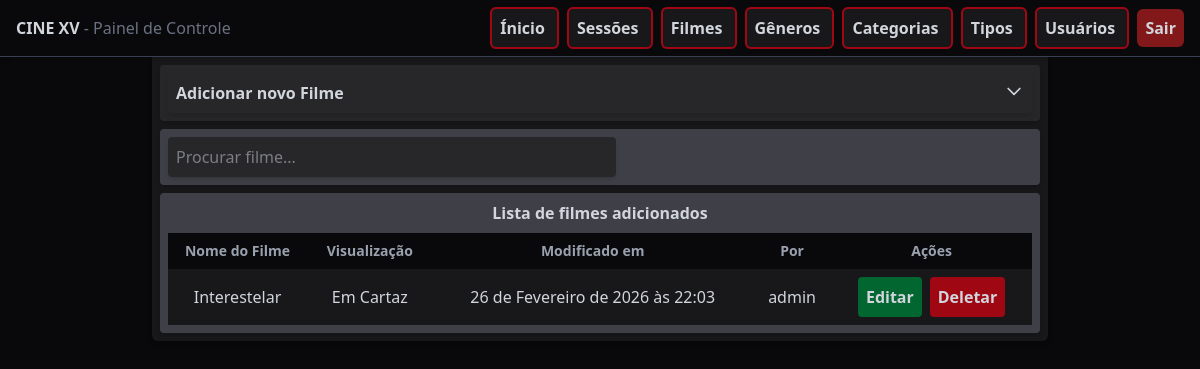
The page /films/ (signed in) on the database as committed earlier.
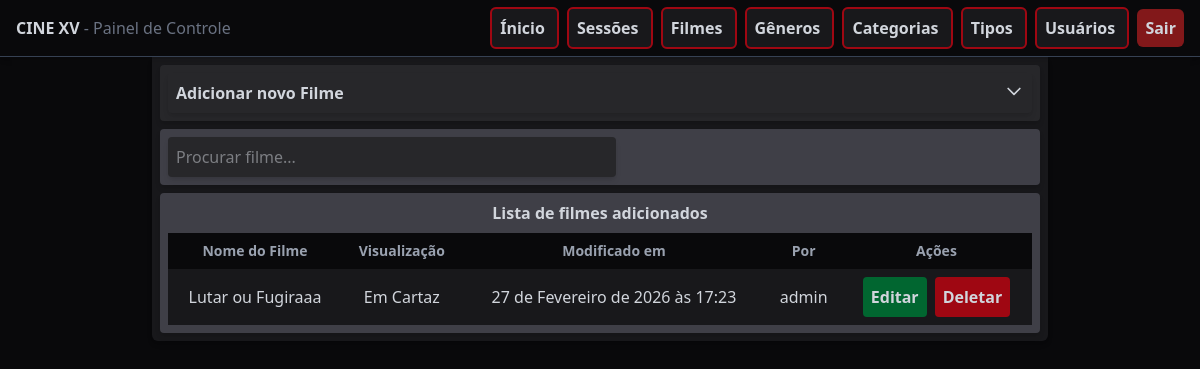
The same page on the database as committed later.
### api/models.py (models this page shows, shortened)
class FilmCard(models.Model):
    DISPLAY_CHOICES = [
        ('on_display', "Em Cartaz"),
        ('shortly', "Em Breve")
    ]
    AGE_CHOICES = [
        ('livre', "Livre"),
        ('10', "10 Anos"),
        ('12', "12 Anos"),
        ('14', "14 Anos"),
        ('16', "16 Anos"),
        ('18', "18 Anos")
    ]
    name = models.CharField(max_length=200, unique=True)
    film_genre = models.ManyToManyField(FilmGenre, related_name='films')
    description = models.TextField()
    duration = models.PositiveIntegerField()
    director = models.CharField(max_length=200)
    movie_cast = models.TextField()
    age_rating = models.CharField(choices=AGE_CHOICES, default='livre')
    display = models.CharField(choices=DISPLAY_CHOICES, default='on_display')
    thumb_image = models.FileField(upload_to='thumbs/')
    ticket_url = models.URLField()
    modified_by = models.ForeignKey(User, on_delete=models.SET_NULL, null=True, related_name='mod_films')
    modified_at = models.DateTimeField(auto_now_add=True)

### control/models.py (models this page shows, shortened)
class CustomUser(AbstractBaseUser, PermissionsMixin):
    username = models.CharField(max_length=200, unique=True)
    is_active = models.BooleanField(default=False)
    is_admin = models.BooleanField(default=False)
    objects = CustomUserManager()
    USERNAME_FIELD = 'username'
    REQUIRED_FIELDS = []
    def __str__(self):
        return self.username

### control/views.py (the view, shortened to what this page needs)
# urls.py: path('films/', views.films, name='films'),
@login_required(login_url='user-login')
def films(request):
    form = AddFilmCardForm()
    films = FilmCard.objects.all()
    context = {
        'form': form,
        'films': films
    }
    return render(request, 'film/films.html', context)

### api/models.py (called while the page is built)
    def __str__(self):
        return self.name

### control/templates/film/films.html (shortened to what this page needs)
{% extends 'base.html' %}
{% block content %}
<div class="w-4xl bg-zinc-900 mx-auto p-2 rounded-b-md space-y-2 shadow-md">
    <div class="bg-zinc-800 flex flex-col gap-2 text-center items-center rounded-sm p-2 shadow-md">
        <button onclick="toggleAccordion('form_div')" class="w-full flex justify-between hover:bg-zinc-700 cursor-pointer p-2 rounded-sm shadow-md">
            <span>
                <h1 class="font-semibold">Adicionar novo Filme</h1>
            </span>
            <svg id="icon-form_div" fill="none" stroke="currentColor" viewBox="0 0 24 24"
                class="w-5 h-5 transition-transform duration-300 transform"
            >
                <path stroke-linecap="round" stroke-linejoin="round" stroke-width="2" d="M19 9l-7 7-7-7"/>
            </svg>
        </button>
    </div>
    <div id="list_div">
        <div class="bg-zinc-700 flex flex-col gap-2 text-center rounded-sm p-2 shadow-md">
            <input id="search-files" type="search" placeholder="Procurar filme..." class="w-full max-w-md bg-zinc-800 hover:bg-zinc-600 transition rounded-sm p-2 shadow-md">
        </div>
        <div class="bg-zinc-700 flex flex-col mt-2 gap-2 text-center items-center rounded-sm p-2 shadow-md">
            <h1 class="font-semibold">Lista de filmes adicionados</h1>
            <table class="w-full text-center">
                <thead>
                    <tr class="bg-zinc-950 font-semibold text-sm text-gray-400">
                        <th class="p-1">Nome do Filme</th>
                        <th class="p-2">Visualização</th>
                        <th class="p-2">Modificado em</th>
                        <th class="p-2">Por</th>
                        <th class="p-2">Ações</th>
                    </tr>
                </thead>
                <tbody>
                    {% for film in films %}
                    <tr class="bg-zinc-900 hover:bg-zinc-800 transition cursor-pointer">
                        <td class="p-2">{{ film.name }}</td>
                        <td class="p-2">{{ film.get_display_display  }}</td>
                        <td class="p-2">{{ film.modified_at }}</td>
                        <td class="p-2">{{ film.modified_by }}</td>
                        <td class="p-2 flex flex-row justify-center items-center gap-2">
                            <a href="{% url 'film-edit' film.id %}" class="bg-green-800 hover:bg-green-600 p-2 rounded-sm cursor-pointer transition font-semibold">
                                Editar
                            </a>
                            <form method="POST">
                                <button name="form_type" value="delete_form" class="bg-red-800 hover:bg-red-600 p-2 rounded-sm cursor-pointer transition font-semibold">
                                    Deletar
                                </button>
                            </form>
                        </td>
                    </tr>
                    {% endfor %}
                </tbody>
            </table>
        </div>
    </div>
</div>
{% endblock %}

Rows that differ between the two databases and show on the page:
removed FilmCard: name "Interestelar", display "Em Cartaz", modified_at "26 de Fevereiro de 2026 às 22:03", modified_by "admin"
added FilmCard: name "Lutar ou Fugiraaa", display "Em Cartaz", modified_at "27 de Fevereiro de 2026 às 17:23", modified_by "admin"
